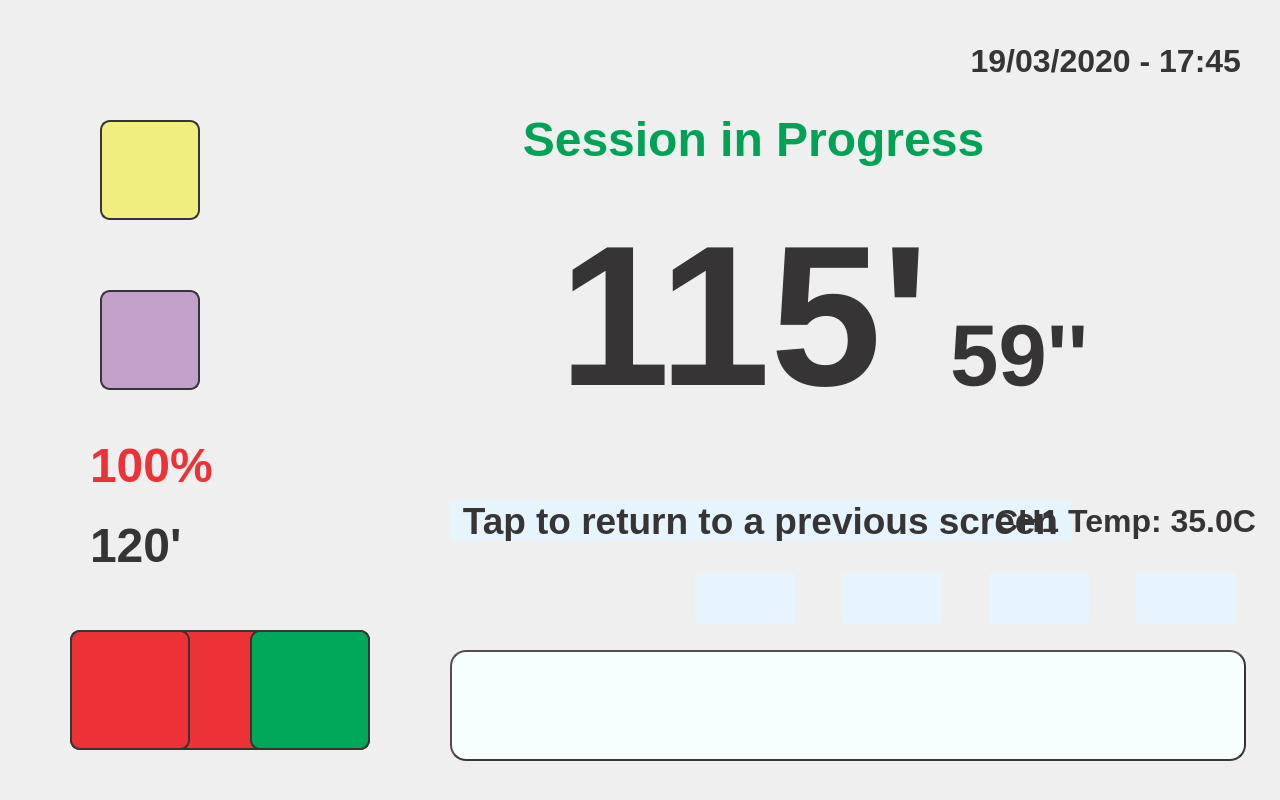
<?xml version="1.0" encoding="UTF-8"?>
<ui version="4.0">
 <class>TreatmentDialog</class>
 <widget class="QDialog" name="TreatmentDialog">
  <property name="geometry">
   <rect>
    <x>0</x>
    <y>0</y>
    <width>1280</width>
    <height>800</height>
   </rect>
  </property>
  <property name="windowTitle">
   <string>Dialog</string>
  </property>
  <property name="styleSheet">
   <string notr="true">QDialog {
background-image: url(:/background/resources/background_magnet_03.png);
}</string>
  </property>
  <widget class="QPushButton" name="freqButton">
   <property name="geometry">
    <rect>
     <x>100</x>
     <y>290</y>
     <width>100</width>
     <height>100</height>
    </rect>
   </property>
   <property name="minimumSize">
    <size>
     <width>100</width>
     <height>100</height>
    </size>
   </property>
   <property name="styleSheet">
    <string notr="true">background-image: url(:/frequencies/resources/62_64Hz.png);
background-color: rgb(196, 161, 203);
border-radius: 10px;
border:2px solid rgb(55, 52, 53);</string>
   </property>
   <property name="text">
    <string/>
   </property>
  </widget>
  <widget class="QPushButton" name="signalButton">
   <property name="geometry">
    <rect>
     <x>100</x>
     <y>120</y>
     <width>100</width>
     <height>100</height>
    </rect>
   </property>
   <property name="minimumSize">
    <size>
     <width>100</width>
     <height>100</height>
    </size>
   </property>
   <property name="styleSheet">
    <string notr="true">background-image: url(:/buttons/resources/Sinus.png);
background-color: rgb(240, 238, 126);
border-radius: 10px;
border:2px solid rgb(55, 52, 53);</string>
   </property>
   <property name="text">
    <string/>
   </property>
  </widget>
  <widget class="QTextEdit" name="textEdit">
   <property name="geometry">
    <rect>
     <x>450</x>
     <y>650</y>
     <width>796</width>
     <height>111</height>
    </rect>
   </property>
   <property name="styleSheet">
    <string notr="true">border:2px outset;
background-color: rgb(246, 255, 254);
border-radius: 16px;
color: rgb(0, 0, 127);
border-color: rgb(55, 52, 53);</string>
   </property>
  </widget>
  <widget class="QPushButton" name="stop_rsmButton">
   <property name="geometry">
    <rect>
     <x>70</x>
     <y>630</y>
     <width>300</width>
     <height>120</height>
    </rect>
   </property>
   <property name="minimumSize">
    <size>
     <width>100</width>
     <height>100</height>
    </size>
   </property>
   <property name="styleSheet">
    <string notr="true">background-image: url(:/buttons/resources/Stop-Pause.png);
background-color: rgb(237, 50, 55);
border-radius: 10px;
border:2px solid rgb(55, 52, 53);</string>
   </property>
   <property name="text">
    <string/>
   </property>
  </widget>
  <widget class="QLabel" name="date_timeLabel">
   <property name="geometry">
    <rect>
     <x>910</x>
     <y>40</y>
     <width>331</width>
     <height>41</height>
    </rect>
   </property>
   <property name="font">
    <font>
     <family>Liberation Sans</family>
     <pointsize>24</pointsize>
     <weight>75</weight>
     <bold>true</bold>
    </font>
   </property>
   <property name="styleSheet">
    <string notr="true">color: rgb(55, 52, 53);</string>
   </property>
   <property name="text">
    <string>19/03/2020 - 17:45</string>
   </property>
   <property name="alignment">
    <set>Qt::AlignRight|Qt::AlignTrailing|Qt::AlignVCenter</set>
   </property>
  </widget>
  <widget class="QLabel" name="powerLabel">
   <property name="geometry">
    <rect>
     <x>90</x>
     <y>440</y>
     <width>151</width>
     <height>51</height>
    </rect>
   </property>
   <property name="font">
    <font>
     <family>Liberation Sans</family>
     <pointsize>36</pointsize>
     <weight>75</weight>
     <bold>true</bold>
    </font>
   </property>
   <property name="styleSheet">
    <string notr="true">color: rgb(237, 50, 55);</string>
   </property>
   <property name="text">
    <string>100%</string>
   </property>
   <property name="alignment">
    <set>Qt::AlignLeading|Qt::AlignLeft|Qt::AlignVCenter</set>
   </property>
  </widget>
  <widget class="QLabel" name="progressLabel">
   <property name="geometry">
    <rect>
     <x>448</x>
     <y>109</y>
     <width>611</width>
     <height>61</height>
    </rect>
   </property>
   <property name="font">
    <font>
     <family>Liberation Sans</family>
     <pointsize>36</pointsize>
     <weight>75</weight>
     <bold>true</bold>
    </font>
   </property>
   <property name="styleSheet">
    <string notr="true">color: rgb(0, 163, 86);</string>
   </property>
   <property name="text">
    <string>Session in Progress</string>
   </property>
   <property name="alignment">
    <set>Qt::AlignCenter</set>
   </property>
  </widget>
  <widget class="QLabel" name="remaining_secsLabel">
   <property name="geometry">
    <rect>
     <x>950</x>
     <y>280</y>
     <width>161</width>
     <height>151</height>
    </rect>
   </property>
   <property name="font">
    <font>
     <family>Liberation Sans</family>
     <pointsize>65</pointsize>
     <weight>75</weight>
     <bold>true</bold>
    </font>
   </property>
   <property name="styleSheet">
    <string notr="true">color: rgb(55, 52, 53);</string>
   </property>
   <property name="text">
    <string>59''</string>
   </property>
   <property name="alignment">
    <set>Qt::AlignLeading|Qt::AlignLeft|Qt::AlignVCenter</set>
   </property>
  </widget>
  <widget class="QLabel" name="remaining_minsLabel">
   <property name="geometry">
    <rect>
     <x>448</x>
     <y>200</y>
     <width>481</width>
     <height>231</height>
    </rect>
   </property>
   <property name="font">
    <font>
     <family>Liberation Sans</family>
     <pointsize>150</pointsize>
     <weight>75</weight>
     <bold>true</bold>
    </font>
   </property>
   <property name="styleSheet">
    <string notr="true">color: rgb(55, 52, 53);</string>
   </property>
   <property name="text">
    <string>115'</string>
   </property>
   <property name="alignment">
    <set>Qt::AlignRight|Qt::AlignTrailing|Qt::AlignVCenter</set>
   </property>
  </widget>
  <widget class="QLabel" name="minutesLabel">
   <property name="geometry">
    <rect>
     <x>90</x>
     <y>520</y>
     <width>151</width>
     <height>51</height>
    </rect>
   </property>
   <property name="font">
    <font>
     <family>Liberation Sans</family>
     <pointsize>36</pointsize>
     <weight>75</weight>
     <bold>true</bold>
    </font>
   </property>
   <property name="styleSheet">
    <string notr="true">color: rgb(55, 52, 53);</string>
   </property>
   <property name="text">
    <string>120'</string>
   </property>
   <property name="alignment">
    <set>Qt::AlignLeading|Qt::AlignLeft|Qt::AlignVCenter</set>
   </property>
  </widget>
  <widget class="QPushButton" name="stopButton">
   <property name="geometry">
    <rect>
     <x>70</x>
     <y>630</y>
     <width>120</width>
     <height>120</height>
    </rect>
   </property>
   <property name="minimumSize">
    <size>
     <width>100</width>
     <height>100</height>
    </size>
   </property>
   <property name="styleSheet">
    <string notr="true">background-image: url(:/buttons/resources/Stop.png);
background-color: rgb(237, 50, 55);
border-radius: 10px;
border:2px solid rgb(55, 52, 53);</string>
   </property>
   <property name="text">
    <string/>
   </property>
  </widget>
  <widget class="QPushButton" name="rsmButton">
   <property name="geometry">
    <rect>
     <x>250</x>
     <y>630</y>
     <width>120</width>
     <height>120</height>
    </rect>
   </property>
   <property name="minimumSize">
    <size>
     <width>100</width>
     <height>100</height>
    </size>
   </property>
   <property name="styleSheet">
    <string notr="true">background-image: url(:/buttons/resources/Rsm.png);
background-color: rgb(0, 168, 89);
border-radius: 10px;
border:2px solid rgb(55, 52, 53);</string>
   </property>
   <property name="text">
    <string/>
   </property>
  </widget>
  <widget class="QPushButton" name="doneButton">
   <property name="geometry">
    <rect>
     <x>450</x>
     <y>500</y>
     <width>621</width>
     <height>41</height>
    </rect>
   </property>
   <property name="font">
    <font>
     <family>Liberation Sans</family>
     <pointsize>28</pointsize>
     <weight>75</weight>
     <bold>true</bold>
    </font>
   </property>
   <property name="focusPolicy">
    <enum>Qt::NoFocus</enum>
   </property>
   <property name="styleSheet">
    <string notr="true">background-color: rgb(230, 245, 253);
border: 0px;
color: rgb(55, 52, 53);</string>
   </property>
   <property name="text">
    <string>Tap to return to a previous screen</string>
   </property>
  </widget>
  <widget class="QWidget" name="layoutWidget_6">
   <property name="geometry">
    <rect>
     <x>670</x>
     <y>560</y>
     <width>591</width>
     <height>76</height>
    </rect>
   </property>
   <layout class="QHBoxLayout" name="horizontalLayout_5">
    <property name="spacing">
     <number>22</number>
    </property>
    <item>
     <widget class="QPushButton" name="ant1Button">
      <property name="sizePolicy">
       <sizepolicy hsizetype="Fixed" vsizetype="Fixed">
        <horstretch>0</horstretch>
        <verstretch>0</verstretch>
       </sizepolicy>
      </property>
      <property name="minimumSize">
       <size>
        <width>100</width>
        <height>50</height>
       </size>
      </property>
      <property name="font">
       <font>
        <family>Liberation Sans</family>
        <pointsize>16</pointsize>
        <weight>75</weight>
        <bold>true</bold>
       </font>
      </property>
      <property name="styleSheet">
       <string notr="true">background-color: rgb(230, 245, 253);
border: 0px;
</string>
      </property>
      <property name="text">
       <string/>
      </property>
      <property name="icon">
       <iconset resource="magnet3_res.qrc">
        <normaloff>:/buttons/resources/wifi-symbol_disa.png</normaloff>:/buttons/resources/wifi-symbol_disa.png</iconset>
      </property>
      <property name="iconSize">
       <size>
        <width>100</width>
        <height>100</height>
       </size>
      </property>
     </widget>
    </item>
    <item>
     <widget class="QPushButton" name="ant2Button">
      <property name="sizePolicy">
       <sizepolicy hsizetype="Fixed" vsizetype="Fixed">
        <horstretch>0</horstretch>
        <verstretch>0</verstretch>
       </sizepolicy>
      </property>
      <property name="minimumSize">
       <size>
        <width>100</width>
        <height>50</height>
       </size>
      </property>
      <property name="font">
       <font>
        <family>Liberation Sans</family>
        <pointsize>16</pointsize>
        <weight>75</weight>
        <bold>true</bold>
       </font>
      </property>
      <property name="styleSheet">
       <string notr="true">background-color: rgb(230, 245, 253);
border: 0px;
</string>
      </property>
      <property name="text">
       <string/>
      </property>
      <property name="icon">
       <iconset resource="magnet3_res.qrc">
        <normaloff>:/buttons/resources/wifi-symbol_disa.png</normaloff>:/buttons/resources/wifi-symbol_disa.png</iconset>
      </property>
      <property name="iconSize">
       <size>
        <width>100</width>
        <height>100</height>
       </size>
      </property>
     </widget>
    </item>
    <item>
     <widget class="QPushButton" name="ant3Button">
      <property name="sizePolicy">
       <sizepolicy hsizetype="Fixed" vsizetype="Fixed">
        <horstretch>0</horstretch>
        <verstretch>0</verstretch>
       </sizepolicy>
      </property>
      <property name="minimumSize">
       <size>
        <width>100</width>
        <height>50</height>
       </size>
      </property>
      <property name="font">
       <font>
        <family>Liberation Sans</family>
        <pointsize>16</pointsize>
        <weight>75</weight>
        <bold>true</bold>
       </font>
      </property>
      <property name="styleSheet">
       <string notr="true">background-color: rgb(230, 245, 253);
border: 0px;
</string>
      </property>
      <property name="text">
       <string/>
      </property>
      <property name="icon">
       <iconset resource="magnet3_res.qrc">
        <normaloff>:/buttons/resources/wifi-symbol_disa.png</normaloff>:/buttons/resources/wifi-symbol_disa.png</iconset>
      </property>
      <property name="iconSize">
       <size>
        <width>100</width>
        <height>100</height>
       </size>
      </property>
     </widget>
    </item>
    <item>
     <widget class="QPushButton" name="ant4Button">
      <property name="sizePolicy">
       <sizepolicy hsizetype="Fixed" vsizetype="Fixed">
        <horstretch>0</horstretch>
        <verstretch>0</verstretch>
       </sizepolicy>
      </property>
      <property name="minimumSize">
       <size>
        <width>100</width>
        <height>50</height>
       </size>
      </property>
      <property name="font">
       <font>
        <family>Liberation Sans</family>
        <pointsize>16</pointsize>
        <weight>75</weight>
        <bold>true</bold>
       </font>
      </property>
      <property name="styleSheet">
       <string notr="true">background-color: rgb(230, 245, 253);
border: 0px;
</string>
      </property>
      <property name="text">
       <string/>
      </property>
      <property name="icon">
       <iconset resource="magnet3_res.qrc">
        <normaloff>:/buttons/resources/wifi-symbol_disa.png</normaloff>:/buttons/resources/wifi-symbol_disa.png</iconset>
      </property>
      <property name="iconSize">
       <size>
        <width>100</width>
        <height>100</height>
       </size>
      </property>
     </widget>
    </item>
   </layout>
  </widget>
  <widget class="QLabel" name="tempLabel">
   <property name="geometry">
    <rect>
     <x>925</x>
     <y>500</y>
     <width>331</width>
     <height>41</height>
    </rect>
   </property>
   <property name="font">
    <font>
     <family>Liberation Sans</family>
     <pointsize>24</pointsize>
     <weight>75</weight>
     <bold>true</bold>
    </font>
   </property>
   <property name="styleSheet">
    <string notr="true">color: rgb(55, 52, 53);</string>
   </property>
   <property name="text">
    <string>CH1 Temp: 35.0C</string>
   </property>
   <property name="alignment">
    <set>Qt::AlignRight|Qt::AlignTrailing|Qt::AlignVCenter</set>
   </property>
  </widget>
 </widget>
 <resources>
  <include location="magnet3_res.qrc"/>
 </resources>
 <connections/>
</ui>
